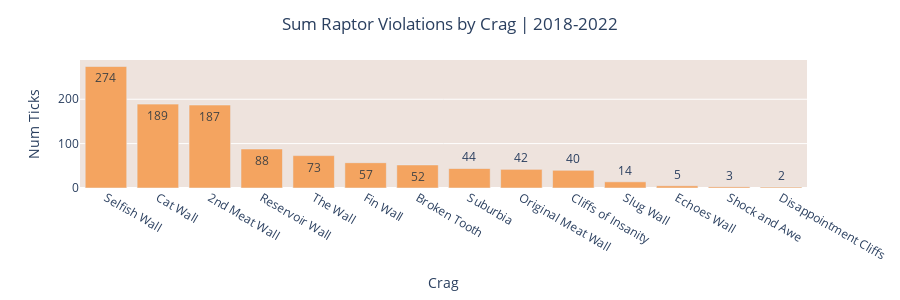

Notebook code for this chart:
### Markdown cell above
## By Crag

### Code cell
rapt_wall_bb = df_rapt_bb.groupby('Base Location').count()['Route'].sort_values(ascending=False)

fig = px.bar(rapt_wall_bb, text_auto='0', height=300)
fig.update_xaxes(title='Crag')
fig.update_yaxes(title='Num Ticks')
fig.update_traces(marker_color='#F4A460')
fig.update_layout(title='Sum Raptor Violations by Crag | 2018-2022', title_x=0.5, showlegend=False, plot_bgcolor='#EEE3DD')
fig.write_html(html_folder + 'crag_viol.html')
fig

### Figure 1 — Plotly figure (JSON) as saved in the notebook; plotly's stock layout.template omitted (floating-point values rounded to 4 significant figures)
{"data": [{"alignmentgroup": "True", "hovertemplate": "variable=Route<br>Base Location=%{x}<br>value=%{y}<extra></extra>", "legendgroup": "Route", "marker": {"color": "#F4A460", "pattern": {"shape": ""}}, "name": "Route", "offsetgroup": "Route", "orientation": "v", "showlegend": true, "textposition": "auto", "texttemplate": "%{y:0}", "type": "bar", "x": ["Selfish Wall", "Cat Wall", "2nd Meat Wall", "Reservoir Wall", "The Wall", "Fin Wall", "Broken Tooth", "Suburbia", "Original Meat Wall", "Cliffs of Insanity", "Slug Wall", "Echoes Wall", "Shock and Awe", "Disappointment Cliffs"], "xaxis": "x", "y": [274, 189, 187, 88, 73, 57, 52, 44, 42, 40, 14, 5, 3, 2], "yaxis": "y"}], "layout": {"barmode": "relative", "height": 300, "legend": {"title": {"text": "variable"}, "tracegroupgap": 0}, "margin": {"t": 60}, "plot_bgcolor": "#EEE3DD", "showlegend": false, "title": {"text": "Sum Raptor Violations by Crag | 2018-2022", "x": 0.5}, "xaxis": {"anchor": "y", "domain": [0, 1], "title": {"text": "Crag"}}, "yaxis": {"anchor": "x", "domain": [0, 1], "title": {"text": "Num Ticks"}}}}
